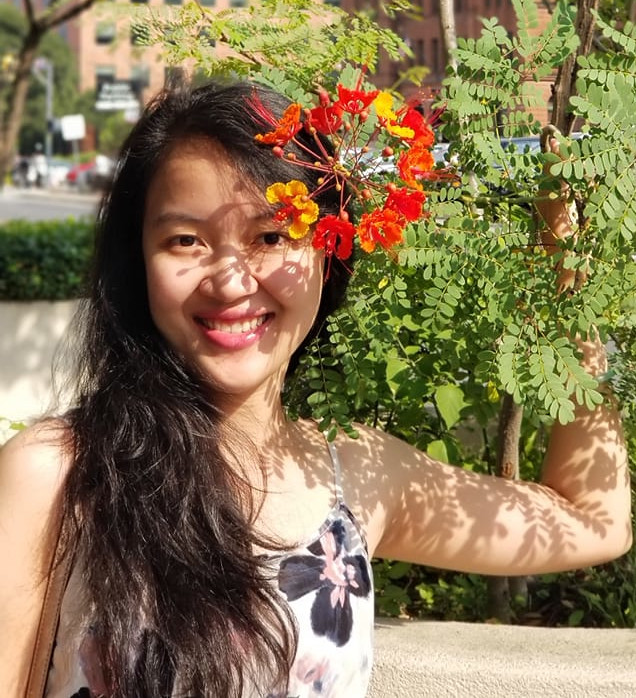
#> input picture color2binary/anh.jpg, 636 x 698 px, found by its file name
$ python padding.py
#> lines starting #> are read from the running program, lines starting #| are printed output that depends on the picture
import cv2
import numpy as np

IMG_PATH = 'anh.jpg'

# read image
img = cv2.imread(IMG_PATH)
#> img is the input picture: shape (698, 636, 3); mean B, G, R 85.4, 118.8, 137.6
print(IMG_PATH, img.shape)  # (720, 960, 3)
#| anh.jpg (698, 636, 3)

img_pad = np.zeros([1000, 1000, 3])
img_pad += 100
img_pad[140:838, 180:816, :] = img
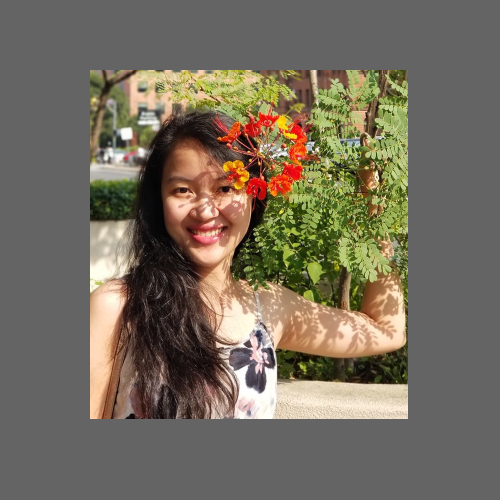
#> img_pad: shape (1000, 1000, 3) float64 (shown at 1/2 size); mean B, G, R 93.5, 108.4, 116.7

cv2.imwrite('girl_xinh_2_pad.jpg', img_pad)
print('girl_xinh_2_pad.jpg:', img_pad.shape)
#| girl_xinh_2_pad.jpg: (1000, 1000, 3)
print('Done')
